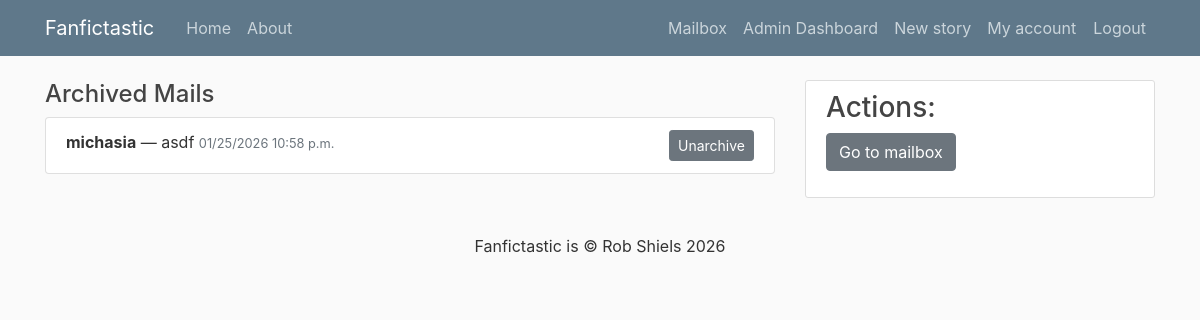
Page /mails/archived/ (signed in) on the committed database.
### mails/models.py (models this page shows, shortened)
class Mail(models.Model):
    sender = models.ForeignKey(
        User, on_delete=models.CASCADE, related_name="sent_mails"
    )
    recipient = models.ForeignKey(
        User, on_delete=models.CASCADE, related_name="received_mails"
    )
    subject = models.CharField(max_length=255)
    body = models.TextField()
    timestamp = models.DateTimeField(default=timezone.now)
    is_archived = models.BooleanField(default=False)

### mails/views.py (the view)
# urls.py: path("archived/", ArchivedMailView.as_view(), name="archived"),  # /mails/archived/
class ArchivedMailView(LoginRequiredMixin, ListView):
    model = Mail
    template_name = "mails/archived.html"
    context_object_name = "mails"
    def get_queryset(self):
        return Mail.objects.filter(
            recipient=self.request.user, is_archived=True
        ).order_by("-timestamp")

### mails/templates/mails/archived.html
{% extends "stories/base.html" %}
{% block content %}
<h2>Archived Mails</h2>
{% if mails %}
<ul class="list-group">
  {% for mail in mails %}
    <li class="list-group-item">
      <strong>{{ mail.sender.username }}</strong> &mdash; {{ mail.subject }}
      <small class="text-muted">{{ mail.timestamp|date:"SHORT_DATETIME_FORMAT" }}</small>
      <a href="{% url 'mails:unarchive' mail.id %}" class="btn btn-sm btn-secondary float-right">Unarchive</a>
    </li>
  {% endfor %}
</ul>
{% else %}
<p>No archived mails.</p>
{% endif %}
{% endblock %}
{% block sidebar %}
<div class="content-section">
<h3>Actions:</h3>
<a href="{% url 'mails:mailbox' %}" class="btn btn-secondary mb-3">Go to mailbox</a>
</div>
{% endblock %}

### stories/static/stories/main.css (style rules this page uses)
body { background: #fafafa; color: #333333; margin-top: 5rem; }
h1, h2, h3, h4, h5, h6 { color: #444444; }
h2 { font-size: 24px; }
ul { margin: 0; }
.content-section { background: #ffffff; padding: 10px 20px; border: 1px solid #dddddd; border-radius: 3px; margin-bottom: 20px; }

### rows in the picture
Mail: sender.username "michasia", subject "asdf", timestamp "01/25/2026 10:58 p.m."
